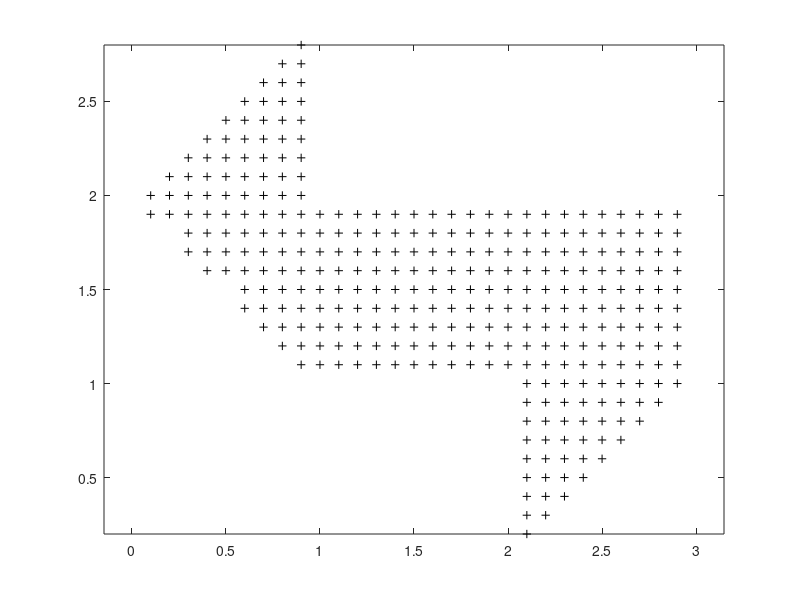
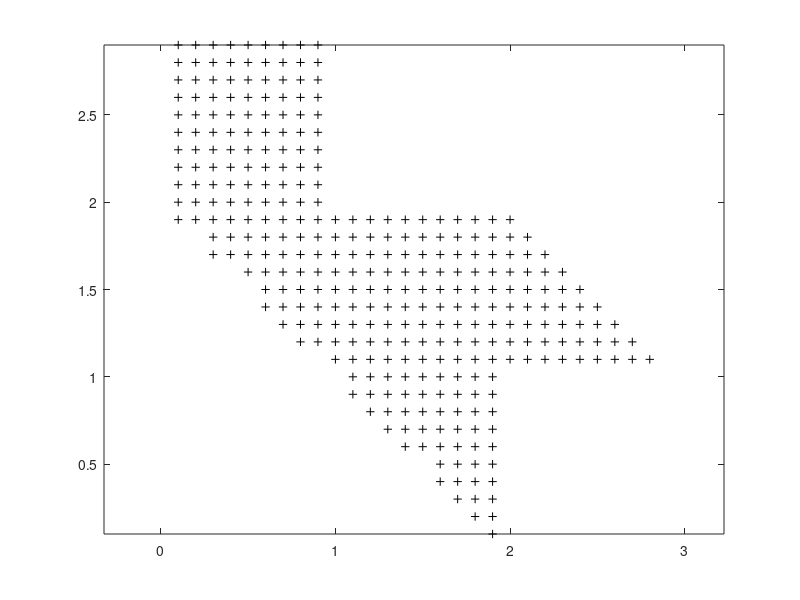

Source code (MATLAB) for these figures, in order: (Note: this script raises an error after producing the figures.)
% Isospectral drums
%
% Two drums produce the same sound if they have the same Dirichlet
% eigenvalues -div(grad(u)) = lam*u, u = 0 on the boundary.
%
% Written by Vesa Kaarnioja, 2018

%% First polygon
h = .1;
[x,y] = meshgrid(0:h:3);
mesh = [x(:),y(:)];

xv = [2,3,3,1,1,0,1,2]; % x-coordinates of the polygon's vertices
yv = [0,1,2,2,3,2,1,1]; % y-coordinates of the polygon's vertices

[in,on] = inpolygon(mesh(:,1),mesh(:,2),xv,yv); % see: "doc inpolygon"
non = logical(in-on); % remove from interior nodes the nodes on the boundary

figure;
plot(mesh(non,1),mesh(non,2),'k+'), axis equal

mesh = mesh(non,:); % Now mesh contains the interior nodes
n = size(mesh,1); % system size

% Let's create the system matrix!
A = sparse(n,n); % nxn zero matrix
for i=1:n
    for j=1:n
        if (norm(mesh(i,:)-mesh(j,:)) < 1.1*h)
            A(i,j) = 1;
        end
    end
end

% Remember that the entries on the diagonal are -4
A = A-5*speye(n); % Ed: speye keeps A in sparse format!
A = A/h^2;

%% The second polygon
[x,y] = meshgrid(0:h:3);
mesh = [x(:),y(:)];

xv = [2,2,3,2,1,1,0,0]; % x-coordinates of the polygon's vertices
yv = [0,1,1,2,2,3,3,2]; % y-coordinates of the polygon's vertices

[in,on] = inpolygon(mesh(:,1),mesh(:,2),xv,yv);
non = logical(in-on); % remove from interior nodes the nodes on the boundary

figure;
plot(mesh(non,1),mesh(non,2),'k+'), axis equal

mesh = mesh(non,:); % Now mesh contains the interior nodes
n = size(mesh,1); % system size

% Let's create the system matrix!
B = sparse(n,n);
for i=1:n
    for j=1:n
        if (norm(mesh(i,:)-mesh(j,:)) < 1.1*h)
            B(i,j) = 1;
        end
    end
end

% Remember that the entries on the diagonal are -4.
B = B-5*speye(n); % Ed: speye keeps B in sparse format!
B = B/h^2;

norm(eig(A)-eig(B)) % should be close to 0